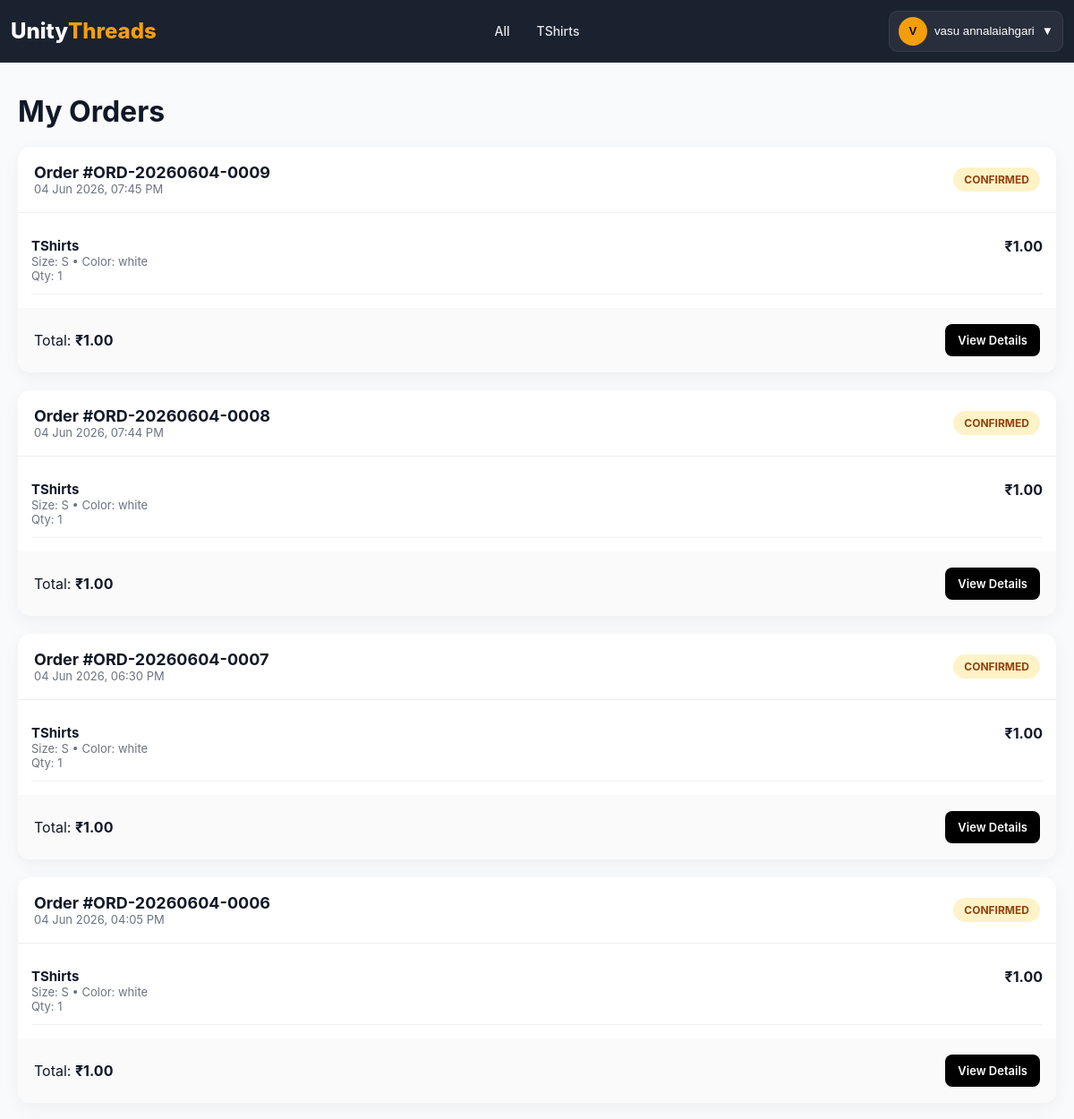
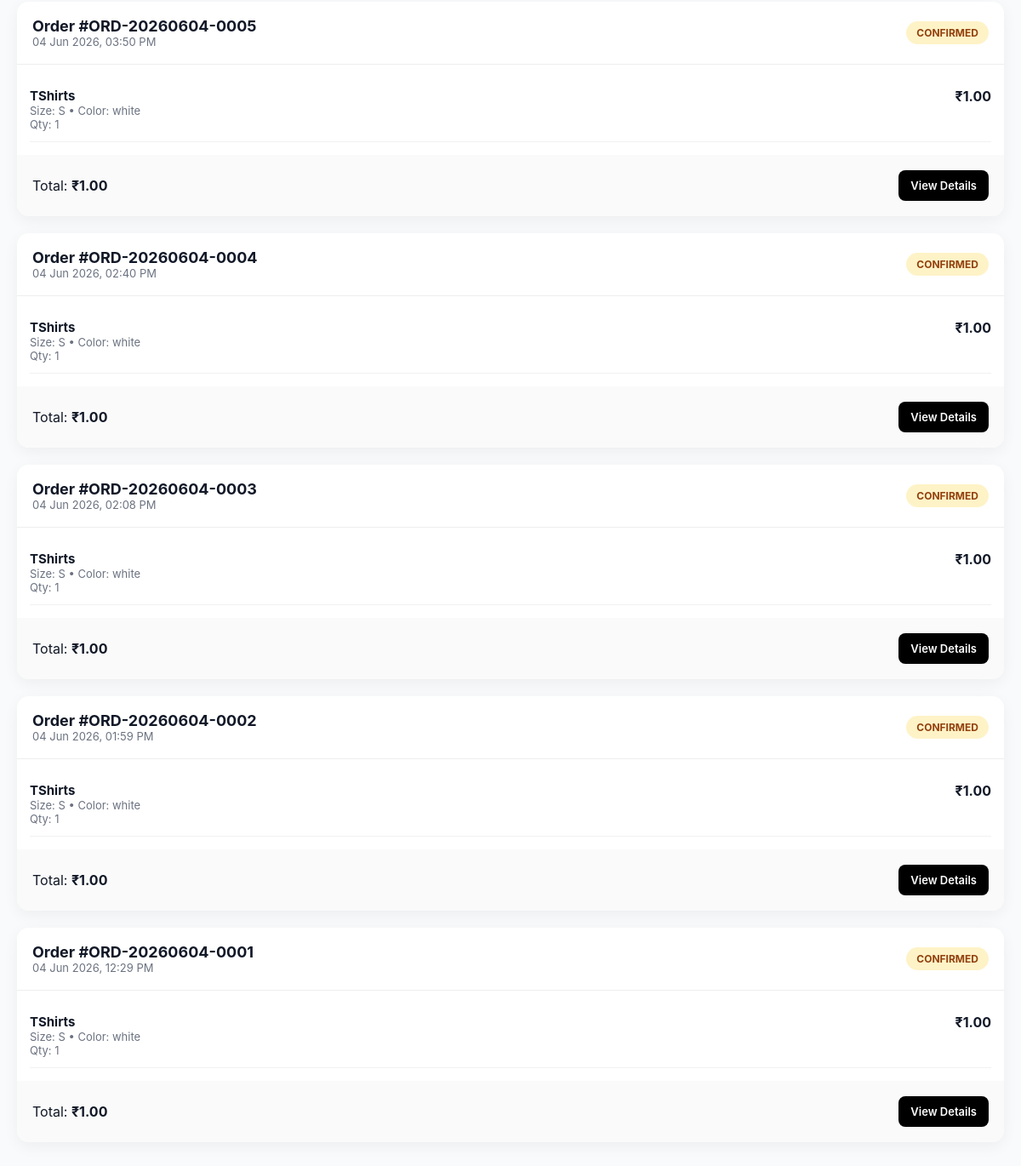
Page /orders/history/ (signed in) on the committed database (2 pictures, top to bottom).
### products/models.py (models this page shows, shortened)
class BaseModel(models.Model):
    created_at = models.DateTimeField(
        auto_now_add=True
    )
    updated_at = models.DateTimeField(
        auto_now=True
    )
    class Meta:
        abstract = True

class Category(BaseModel):
    name = models.CharField(
        max_length=100,
        unique=True
    )
    slug = models.SlugField(
        unique=True,
        blank=True
    )
    image = models.ImageField(
        upload_to='categories/',
        blank=True,
        null=True
    )
    is_active = models.BooleanField(default=True)
    class Meta:
        verbose_name_plural = "Categories"
        ordering = ['name']
        indexes = [
            models.Index(fields=['slug']),
            models.Index(fields=['is_active']),
        ]

### accounts/models.py (models this page shows, shortened)
class User(AbstractUser):
    username = None
    email = models.EmailField(
        unique=True
    )
    phone = models.CharField(
        max_length=10,
        unique=True
    )
    full_name = models.CharField(
        max_length=150
    )
    is_email_verified = models.BooleanField(
        default=False
    )
    USERNAME_FIELD = "email"
    REQUIRED_FIELDS = ["phone"]
    objects = UserManager()

### orders/models.py (models this page shows, shortened)
class Order(models.Model):
    user = models.ForeignKey(settings.AUTH_USER_MODEL, on_delete=models.CASCADE, related_name="orders")
    order_id = models.CharField(max_length=20, unique=True)
    payment_method = models.CharField(max_length=20, choices=PaymentMethod.choices, default=PaymentMethod.COD)
    payment_status = models.CharField(max_length=20, choices=PaymentStatus.choices, default=PaymentStatus.PENDING)
    status = models.CharField(max_length=30, choices=OrderStatus.choices, default=OrderStatus.PENDING)
    shipping_status = models.CharField(max_length=30, choices=ShippingStatus.choices, default=ShippingStatus.PENDING)
    subtotal = models.DecimalField(max_digits=10, decimal_places=2, default=Decimal("0.00"))
    shipping_charge = models.DecimalField(max_digits=10, decimal_places=2, default=Decimal("0.00"))
    discount = models.DecimalField(max_digits=10, decimal_places=2, default=Decimal("0.00"))
    total = models.DecimalField(max_digits=10, decimal_places=2, default=Decimal("0.00"))
    courier_partner = models.CharField(max_length=100, blank=True, null=True)
    tracking_number = models.CharField(max_length=100, blank=True, null=True)
    estimated_delivery = models.DateField(blank=True, null=True)
    shipped_at = models.DateTimeField(blank=True, null=True)
    delivered_at = models.DateTimeField(blank=True, null=True)
    created_at = models.DateTimeField(auto_now_add=True)
    updated_at = models.DateTimeField(auto_now=True)
    refund_status = models.CharField(
        max_length=20,
        choices=[
            ("NOT_REQUESTED", "Not Requested"),
            ("REQUESTED", "Requested"),
            ("APPROVED", "Approved"),
            ("COMPLETED", "Completed"),
            ("REJECTED", "Rejected"),
        ],
        default="NOT_REQUESTED"
    )
    refund_method = models.CharField(
        max_length=20,
        choices=[
            ("UPI", "UPI"),
            ("BANK", "Bank Transfer"),
            ("WALLET", "Wallet"),
            ("CASH", "Cash Adjustment"),
        ],
        blank=True,
        null=True
    )
    refund_reference = models.CharField(
        max_length=100,
        blank=True,
        null=True
    )
    refunded_at = models.DateTimeField(
        blank=True,
        null=True
    )
    from django.utils import timezone

class OrderItem(models.Model):
    order = models.ForeignKey(Order, on_delete=models.CASCADE, related_name="items")
    product_name = models.CharField(max_length=255)
    product_image = models.ImageField(upload_to="orders/products/", blank=True, null=True)
    variant_id = models.IntegerField()
    sku = models.CharField(
        max_length=100,
        blank=True,
        null=True
    )
    size = models.CharField(max_length=50)
    color = models.CharField(max_length=50)
    price = models.DecimalField(max_digits=10, decimal_places=2)
    quantity = models.PositiveIntegerField()
    @property
    def total_price(self):
        return (self.price or Decimal("0")) * (self.quantity or 0)

### orders/views.py (the view)
@login_required
def order_history(request):
    orders = Order.objects.filter(
        user=request.user
    ).prefetch_related(
        "items"
    ).order_by("-created_at")
    return render(request, "orders/history.html", {
        "orders": orders
    })

### home/context_processors.py (called while the page is built)
def global_data(request):
    return {
        "categories": Category.objects.all()
    }

### orders/templates/orders/history.html (shortened to what this page needs)
{% load static %}
<!DOCTYPE html>
<html lang="en">
<head>
    <link rel="stylesheet" href="{% static 'orders/css/history.css' %}">
</head>
<body>
{% include 'partials/navbar.html' %}
<main class="history-container">
    <section class="history-header">
        <h1>My Orders</h1>
    </section>
    {% for order in orders %}
    <article class="order-card">
        <div class="order-top">
            <div class="order-info">
                <h3 class="order-id">Order #{{ order.order_id }}</h3>
                <p class="order-date">
                    {{ order.created_at|date:"d M Y, h:i A" }}
                </p>
            </div>
            <div class="status
                {% if order.status == 'PAID' %}paid
                {% elif order.status == 'DELIVERED' %}delivered
                {% elif order.status == 'CANCELLED' %}cancelled
                {% elif order.status == 'SHIPPED' %}shipped
                {% else %}pending{% endif %}">
                {{ order.status }}
            </div>
        </div>
        <div class="order-items">
            {% for item in order.items.all %}
            <div class="item-row">
                <div class="item-info">
                    <h4>{{ item.product_name }}</h4>
                    <p>
                        Size: {{ item.size }} • Color: {{ item.color }}
                    </p>
                    <p>Qty: {{ item.quantity }}</p>
                </div>
                <div class="item-price">
                    ₹{{ item.total_price }}
                </div>
            </div>
            {% endfor %}
        </div>
        <div class="order-footer">
            <div class="total">
                Total:
                <strong>₹{{ order.total }}</strong>
            </div>
            <div class="actions">
                <a href="{% url 'order_detail' order.order_id %}"
                   class="btn primary">
                    View Details
                </a>
            </div>
        </div>
    </article>
    {% endfor %}
</main>
</body>
</html>

### home/templates/partials/navbar.html (shortened to what this page needs)
{% load static %}
<link rel="stylesheet" href="{% static 'home/css/navbar.css' %}">
<header class="header" id="header">
    <a href="/" class="logo">
        Unity<span>Threads</span>
    </a>
      <nav class="nav" id="nav">
    <a href="{% url 'product_list' %}">All</a>
    {% for category in categories %}
        <a href="{% url 'product_list' %}?category={{ category.slug }}">
            {{ category.name }}
        </a>
    {% endfor %}
</nav>
    <div class="nav-actions">
        {% if request.user.is_authenticated %}
        <div class="account-dropdown" id="accountWrapper">
            <button class="account-btn" id="accountBtn" type="button">
                <span class="account-avatar">
                    {{ request.user.full_name|default:request.user.email|first|upper }}
                </span>
                <span class="account-name">
                    {{ request.user.full_name|default:request.user.email }}
                </span>
                <span class="dropdown-icon">▼</span>
            </button>
        </div>
        {% endif %}
    </div>
</header>

### orders/static/orders/css/history.css (style rules this page uses)
* { margin: 0; padding: 0; box-sizing: border-box; }
body { font-family: Arial, sans-serif; background: #f5f7fb; color: #111827; padding-top: 75px; }
.history-container { max-width: 1200px; margin: auto; padding: 30px 20px; }
.history-header h1 { font-size: 32px; font-weight: 700; margin-bottom: 20px; }
.order-card { background: #fff; border-radius: 14px; margin-bottom: 20px; overflow: hidden; box-shadow: 0 5px 18px rgba(0,0,0,0.05); }
.order-top { display: flex; justify-content: space-between; align-items: center; padding: 18px; border-bottom: 1px solid #eee; }
.order-id { font-size: 18px; font-weight: 700; }
.order-date { font-size: 13px; color: #6b7280; }
.status { padding: 6px 12px; border-radius: 20px; font-size: 12px; font-weight: 700; text-transform: uppercase; }
.pending { background: #fef3c7; color: #92400e; }
.order-items { padding: 15px; }
.item-row { display: flex; justify-content: space-between; padding: 12px 0; border-bottom: 1px solid #f1f1f1; }
.item-info h4 { font-size: 15px; }
.item-info p { font-size: 13px; color: #6b7280; }
.item-price { font-weight: 700; }
.order-footer { display: flex; justify-content: space-between; align-items: center; padding: 18px; background: #fafafa; }
.total { font-size: 16px; }
.actions { display: flex; gap: 10px; }
.btn { padding: 10px 14px; border-radius: 8px; text-decoration: none; font-size: 13px; font-weight: 600; cursor: pointer; border: none; }
.primary { background: #000; color: #fff; }

### home/static/home/css/navbar.css (style rules this page uses)
* { margin: 0; padding: 0; box-sizing: border-box; }
body { font-family: Inter, Arial, sans-serif; background: #f9fafb; color: #111827; }
html { scroll-behavior: smooth; }
.header { z-index: 10000; position: fixed; top: 0; left: 0; width: 100%; height: 70px; display: flex; align-items: center; background: rgba(17, 24, 39, 0.96); backdrop-filter: blur(14px); border-bottom: 1px solid rgba(255, 255, 255, 0.08); z-index: 999999; }
.logo { font-size: 24px; font-weight: 800; color: #fff; text-decoration: none; display: flex; align-items: center; padding-left: 12px; }
.logo span { color: #f59e0b; }
.nav { position: absolute; left: 50%; transform: translateX(-50%); display: flex; align-items: center; gap: 10px; }
.nav a { color: #e5e7eb; text-decoration: none; font-size: 14px; font-weight: 500; padding: 6px 10px; border-radius: 8px; transition: 0.2s ease; white-space: nowrap; }
.nav-actions { margin-left: auto; display: flex; align-items: center; gap: 10px; padding-right: 12px; }
.account-btn { display: flex; align-items: center; gap: 8px; position: relative; padding: 6px 10px; background: rgba(255, 255, 255, 0.06); border: 1px solid rgba(255, 255, 255, 0.08); border-radius: 10px; color: #fff; cursor: pointer; }
.account-avatar { width: 32px; height: 32px; display: flex; align-items: center; justify-content: center; border-radius: 50%; background: #f59e0b; font-weight: 700; color: #111; }

### rows in the picture
Category: name "TShirts"
User: user.full_name|first "V", user.full_name "vasu annalaiahgari"
Order: order_id "ORD-20260604-0009", created_at "04 Jun 2026, 07:45 PM", status "CONFIRMED", total "1.00"
OrderItem: product_name "TShirts", size "S", color "white", quantity "1", total_price "1.00"
Order: order_id "ORD-20260604-0008", created_at "04 Jun 2026, 07:44 PM", status "CONFIRMED", total "1.00"
OrderItem: product_name "TShirts", size "S", color "white", quantity "1", total_price "1.00"
Order: order_id "ORD-20260604-0007", created_at "04 Jun 2026, 06:30 PM", status "CONFIRMED", total "1.00"
OrderItem: product_name "TShirts", size "S", color "white", quantity "1", total_price "1.00"
Order: order_id "ORD-20260604-0006", created_at "04 Jun 2026, 04:05 PM", status "CONFIRMED", total "1.00"
OrderItem: product_name "TShirts", size "S", color "white", quantity "1", total_price "1.00"
Order: order_id "ORD-20260604-0005", created_at "04 Jun 2026, 03:50 PM", status "CONFIRMED", total "1.00"
OrderItem: product_name "TShirts", size "S", color "white", quantity "1", total_price "1.00"
Order: order_id "ORD-20260604-0004", created_at "04 Jun 2026, 02:40 PM", status "CONFIRMED", total "1.00"
OrderItem: product_name "TShirts", size "S", color "white", quantity "1", total_price "1.00"
Order: order_id "ORD-20260604-0003", created_at "04 Jun 2026, 02:08 PM", status "CONFIRMED", total "1.00"
OrderItem: product_name "TShirts", size "S", color "white", quantity "1", total_price "1.00"
Order: order_id "ORD-20260604-0002", created_at "04 Jun 2026, 01:59 PM", status "CONFIRMED", total "1.00"
OrderItem: product_name "TShirts", size "S", color "white", quantity "1", total_price "1.00"
Order: order_id "ORD-20260604-0001", created_at "04 Jun 2026, 12:29 PM", status "CONFIRMED", total "1.00"
OrderItem: product_name "TShirts", size "S", color "white", quantity "1", total_price "1.00"
